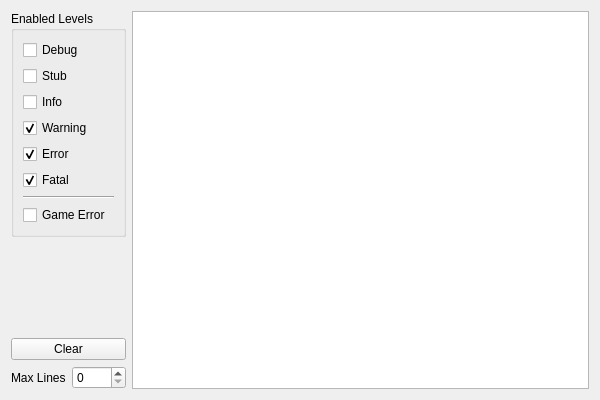
<?xml version="1.0" encoding="UTF-8"?>
<ui version="4.0">
 <class>LogView</class>
 <widget class="QWidget" name="LogView">
  <property name="geometry">
   <rect>
    <x>0</x>
    <y>0</y>
    <width>600</width>
    <height>400</height>
   </rect>
  </property>
  <property name="windowTitle">
   <string>Logs</string>
  </property>
  <layout class="QHBoxLayout" name="horizontalLayout">
   <item>
    <layout class="QVBoxLayout" name="verticalLayout_2">
     <item>
      <widget class="QGroupBox" name="groupBox">
       <property name="title">
        <string>Enabled Levels</string>
       </property>
       <layout class="QVBoxLayout" name="verticalLayout">
        <item>
         <widget class="QCheckBox" name="levelDebug">
          <property name="text">
           <string>Debug</string>
          </property>
          <property name="checked">
           <bool>false</bool>
          </property>
         </widget>
        </item>
        <item>
         <widget class="QCheckBox" name="levelStub">
          <property name="text">
           <string>Stub</string>
          </property>
          <property name="checked">
           <bool>false</bool>
          </property>
         </widget>
        </item>
        <item>
         <widget class="QCheckBox" name="levelInfo">
          <property name="text">
           <string>Info</string>
          </property>
          <property name="checked">
           <bool>false</bool>
          </property>
         </widget>
        </item>
        <item>
         <widget class="QCheckBox" name="levelWarn">
          <property name="text">
           <string>Warning</string>
          </property>
          <property name="checked">
           <bool>true</bool>
          </property>
         </widget>
        </item>
        <item>
         <widget class="QCheckBox" name="levelError">
          <property name="text">
           <string>Error</string>
          </property>
          <property name="checked">
           <bool>true</bool>
          </property>
         </widget>
        </item>
        <item>
         <widget class="QCheckBox" name="levelFatal">
          <property name="text">
           <string>Fatal</string>
          </property>
          <property name="checked">
           <bool>true</bool>
          </property>
         </widget>
        </item>
        <item>
         <widget class="Line" name="line">
          <property name="orientation">
           <enum>Qt::Horizontal</enum>
          </property>
         </widget>
        </item>
        <item>
         <widget class="QCheckBox" name="levelGameError">
          <property name="text">
           <string>Game Error</string>
          </property>
          <property name="checked">
           <bool>false</bool>
          </property>
         </widget>
        </item>
       </layout>
      </widget>
     </item>
     <item>
      <spacer name="verticalSpacer_2">
       <property name="orientation">
        <enum>Qt::Vertical</enum>
       </property>
       <property name="sizeHint" stdset="0">
        <size>
         <width>20</width>
         <height>40</height>
        </size>
       </property>
      </spacer>
     </item>
     <item>
      <widget class="QPushButton" name="clear">
       <property name="text">
        <string>Clear</string>
       </property>
      </widget>
     </item>
     <item>
      <layout class="QHBoxLayout" name="horizontalLayout_3">
       <item>
        <widget class="QLabel" name="label">
         <property name="text">
          <string>Max Lines</string>
         </property>
        </widget>
       </item>
       <item>
        <widget class="QSpinBox" name="maxLines">
         <property name="maximum">
          <number>9999</number>
         </property>
        </widget>
       </item>
      </layout>
     </item>
    </layout>
   </item>
   <item>
    <widget class="QPlainTextEdit" name="view">
     <property name="readOnly">
      <bool>true</bool>
     </property>
    </widget>
   </item>
  </layout>
 </widget>
 <resources/>
 <connections/>
</ui>
